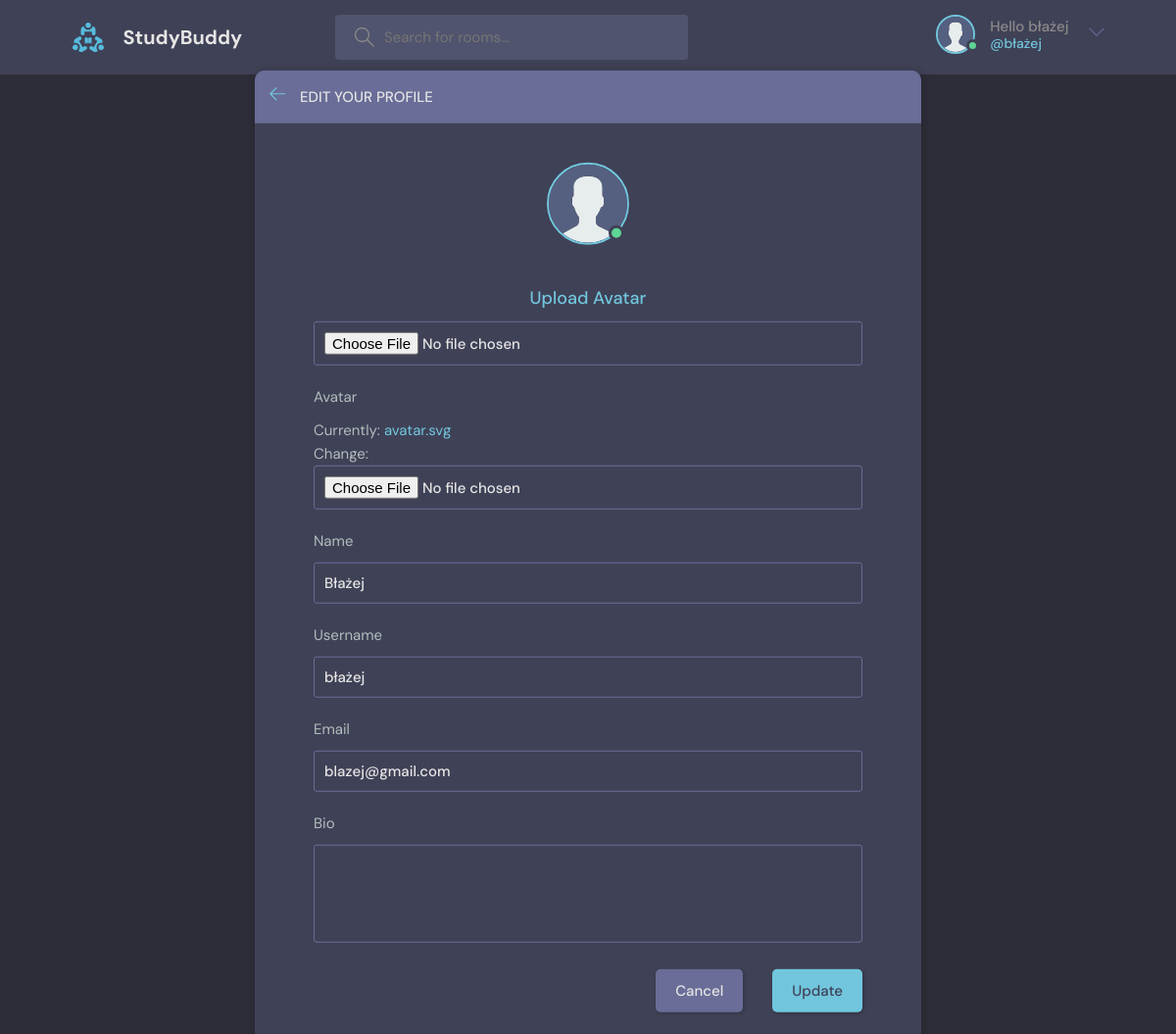
The app's page /settings (signed in) with its own data.
### base/models.py (models this page shows)
class User(AbstractUser):
    name = models.CharField(max_length=200, null=True)
    email = models.EmailField(unique=True, null=True)
    bio = models.TextField(null=True)
    avatar = models.ImageField(null=True, default='avatar.svg')
    USERNAME_FIELD = 'email'
    REQUIRED_FIELDS = []

### base/views.py (the view)
# urls.py: path('settings', views.settings, name='settings'),
@login_required(login_url='login')
def settings(request):
    user = request.user
    form = UserForm(instance=user)
    if request.method == 'POST':
        print(request.POST)
        form = UserForm(request.POST, request.FILES, instance=user)
        if form.is_valid():
            form.save()
            return redirect('profile', pk=request.user.id)
    context = {'form': form}
    return render(request, 'base/settings.html', context)

### base/forms.py
class UserForm(ModelForm):
    class Meta:
        model = User
        fields = ['avatar', 'name', 'username', 'email', 'bio']

### base/templates/base/settings.html (shortened to what this page needs)
{% extends 'main.html' %}
{% block content %}
<main class="update-account layout">
  <div class="container">
    <div class="layout__box">
      <div class="layout__boxHeader">
        <div class="layout__boxTitle">
          <a href="{% url 'home' %}">
            <svg version="1.1" xmlns="http://www.w3.org/2000/svg" width="32" height="32" viewBox="0 0 32 32">
              <title>arrow-left</title>
              <path
                d="M13.723 2.286l-13.723 13.714 13.719 13.714 1.616-1.611-10.96-10.96h27.625v-2.286h-27.625l10.965-10.965-1.616-1.607z">
              </path>
            </svg>
          </a>
          <h3>Edit your profile</h3>
        </div>
      </div>
      <div class="settings layout__body">
        <div class="settings__avatar">
          <div class="avatar avatar--large active">
            <img src="assets/avatar.svg" id="preview-avatar" />
          </div>
        </div>
      <div class="layout__body">
        <form class="form" action="" method="POST" enctype="multipart/form-data">
          <div class="form__group form__avatar">
            <label for="avatar">Upload Avatar</label>
            <input
              required
              type="file"
              name="avatar"
              id="avatar"
              accept="image/png, image/gif, image/jpeg"
            />
          </div>
          {% for field in form %}
          <div class="form__group">
            <label for="profile_pic">{{field.label}}</label>
            {{field}}
          </div>
          {% endfor %}
          <div class="form__action">
            <a class="btn btn--dark" href="index.html">Cancel</a>
            <button class="btn btn--main" type="submit">Update</button>
          </div>
        </form>
      </div>
    </div>
  </div>
  </div>
</main>
{% endblock content %}

### templates/navbar.html (shortened to what this page needs)
{% load static %}
<header class="header header--loggedIn">
    <div class="container">
        <a href="{% url 'home' %}" class="header__logo">
            <img src="{% static 'images/logo.svg' %}" />
            <h1>StudyBuddy</h1>
        </a>
        <form class="header__search" action="{% url 'home' %}">
            <label>
                <input type="text" name="q"
                    placeholder="Search for rooms...">
            </label>
        </form>
        <nav class="header__menu">
            {% if request.user.is_authenticated %}
            <div class="header__user">
                <a href="{% url 'profile' request.user.id %}">
                    <div class="avatar avatar--medium active">
                        <img
                            src="{{request.user.avatar.url}}"
                            />
                    </div>
                    <p>Hello {{request.user.username}}<span>@{{request.user.username}}</span></p>
                </a>
                <button class="dropdown-button">
                    <svg version="1.1"
                        xmlns="http://www.w3.org/2000/svg" width="32"
                        height="32" viewBox="0 0 32 32">
                        <title>chevron-down</title>
                        <path d="M16 21l-13-13h-3l16 16 16-16h-3l-13
                            13z"></path>
                    </svg>
                </button>
            </div>
                {% else %}
                <a href="{% url 'login' %}">
                    <img src="{% static 'images/avatar.svg' %}" />
                    <p>Login</p>
                </a>
                {% endif %}
        </nav>
    </div>
</header>

### records on screen
User: user.avatar (placeholder picture), user.username "błażej", form "Błażej" "błażej" "blazej@gmail.com"

### other values on screen
{{ field.label }} "Avatar" "Name" "Username" "Email" "Bio"
